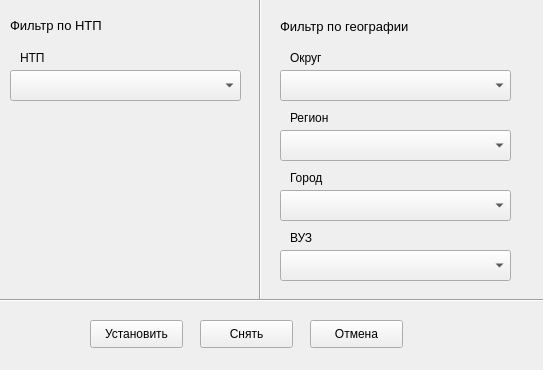
<?xml version="1.0" encoding="UTF-8"?>
<ui version="4.0">
 <class>MainWindow</class>
 <widget class="QMainWindow" name="MainWindow">
  <property name="geometry">
   <rect>
    <x>0</x>
    <y>0</y>
    <width>543</width>
    <height>370</height>
   </rect>
  </property>
  <property name="windowTitle">
   <string>Фильтр</string>
  </property>
  <widget class="QWidget" name="centralwidget">
   <widget class="MultiSelectComboBox" name="ntp_combo">
    <property name="geometry">
     <rect>
      <x>10</x>
      <y>70</y>
      <width>231</width>
      <height>31</height>
     </rect>
    </property>
   </widget>
   <widget class="MultiSelectComboBox" name="okrug_combo">
    <property name="geometry">
     <rect>
      <x>280</x>
      <y>70</y>
      <width>231</width>
      <height>31</height>
     </rect>
    </property>
   </widget>
   <widget class="MultiSelectComboBox" name="region_combo">
    <property name="geometry">
     <rect>
      <x>280</x>
      <y>130</y>
      <width>231</width>
      <height>31</height>
     </rect>
    </property>
   </widget>
   <widget class="MultiSelectComboBox" name="city_combo">
    <property name="geometry">
     <rect>
      <x>280</x>
      <y>190</y>
      <width>231</width>
      <height>31</height>
     </rect>
    </property>
   </widget>
   <widget class="MultiSelectComboBox" name="vuz_combo">
    <property name="geometry">
     <rect>
      <x>280</x>
      <y>250</y>
      <width>231</width>
      <height>31</height>
     </rect>
    </property>
   </widget>
   <widget class="QPushButton" name="clear_btn">
    <property name="geometry">
     <rect>
      <x>200</x>
      <y>320</y>
      <width>93</width>
      <height>28</height>
     </rect>
    </property>
    <property name="text">
     <string>Снять</string>
    </property>
   </widget>
   <widget class="QPushButton" name="set_btn">
    <property name="geometry">
     <rect>
      <x>90</x>
      <y>320</y>
      <width>93</width>
      <height>28</height>
     </rect>
    </property>
    <property name="text">
     <string>Установить</string>
    </property>
   </widget>
   <widget class="QPushButton" name="cancel_btn">
    <property name="geometry">
     <rect>
      <x>310</x>
      <y>320</y>
      <width>93</width>
      <height>28</height>
     </rect>
    </property>
    <property name="text">
     <string>Отмена</string>
    </property>
   </widget>
   <widget class="QLabel" name="label">
    <property name="geometry">
     <rect>
      <x>20</x>
      <y>50</y>
      <width>55</width>
      <height>16</height>
     </rect>
    </property>
    <property name="text">
     <string>НТП</string>
    </property>
   </widget>
   <widget class="QLabel" name="label_2">
    <property name="geometry">
     <rect>
      <x>10</x>
      <y>15</y>
      <width>121</width>
      <height>21</height>
     </rect>
    </property>
    <property name="font">
     <font>
      <pointsize>10</pointsize>
     </font>
    </property>
    <property name="text">
     <string>Фильтр по НТП</string>
    </property>
   </widget>
   <widget class="QLabel" name="label_3">
    <property name="geometry">
     <rect>
      <x>280</x>
      <y>16</y>
      <width>181</width>
      <height>20</height>
     </rect>
    </property>
    <property name="font">
     <font>
      <pointsize>10</pointsize>
     </font>
    </property>
    <property name="text">
     <string>Фильтр по географии</string>
    </property>
   </widget>
   <widget class="QLabel" name="label_4">
    <property name="geometry">
     <rect>
      <x>290</x>
      <y>50</y>
      <width>55</width>
      <height>16</height>
     </rect>
    </property>
    <property name="text">
     <string>Округ</string>
    </property>
   </widget>
   <widget class="QLabel" name="label_5">
    <property name="geometry">
     <rect>
      <x>290</x>
      <y>110</y>
      <width>55</width>
      <height>16</height>
     </rect>
    </property>
    <property name="text">
     <string>Регион</string>
    </property>
   </widget>
   <widget class="QLabel" name="label_6">
    <property name="geometry">
     <rect>
      <x>290</x>
      <y>170</y>
      <width>55</width>
      <height>16</height>
     </rect>
    </property>
    <property name="text">
     <string>Город</string>
    </property>
   </widget>
   <widget class="QLabel" name="label_7">
    <property name="geometry">
     <rect>
      <x>290</x>
      <y>230</y>
      <width>55</width>
      <height>16</height>
     </rect>
    </property>
    <property name="text">
     <string>ВУЗ</string>
    </property>
   </widget>
   <widget class="Line" name="line">
    <property name="geometry">
     <rect>
      <x>250</x>
      <y>-20</y>
      <width>20</width>
      <height>321</height>
     </rect>
    </property>
    <property name="orientation">
     <enum>Qt::Vertical</enum>
    </property>
   </widget>
   <widget class="Line" name="line_2">
    <property name="geometry">
     <rect>
      <x>-30</x>
      <y>290</y>
      <width>581</width>
      <height>20</height>
     </rect>
    </property>
    <property name="orientation">
     <enum>Qt::Horizontal</enum>
    </property>
   </widget>
  </widget>
 </widget>
 <customwidgets>
  <customwidget>
   <class>MultiSelectComboBox</class>
   <extends>QComboBox</extends>
   <header>pyqt6_multiselect-combobox</header>
  </customwidget>
 </customwidgets>
 <resources/>
 <connections/>
</ui>
